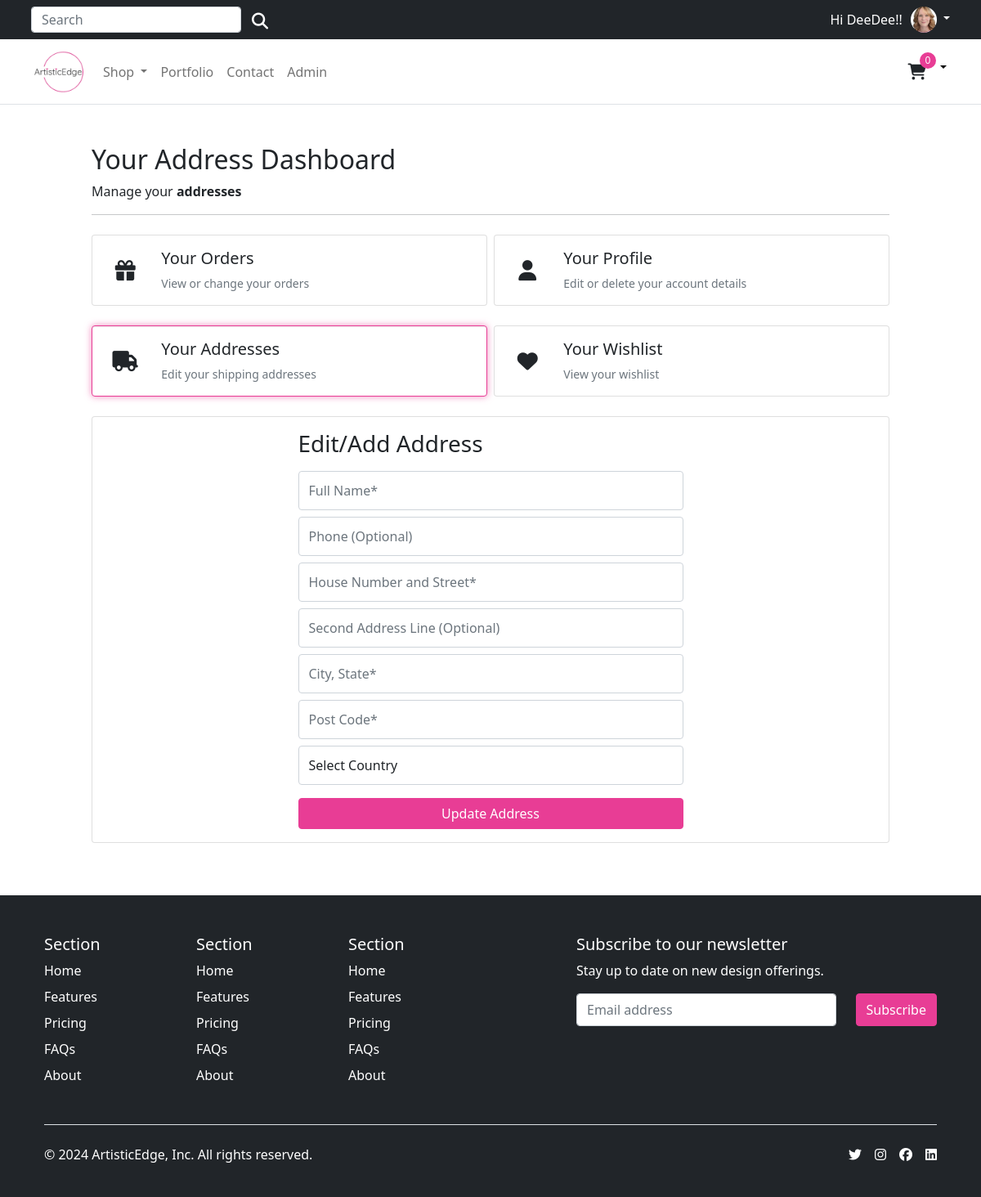
/account/add_address/ (signed in), run on the app's committed database.
### account/models.py (models this page shows, shortened)
class Customer(AbstractBaseUser, PermissionsMixin):
    email = models.EmailField(_('email address'), unique=True)
    name = models.CharField(max_length=150)
    mobile = models.CharField(max_length=20, blank=True)
    profile_image = models.ImageField(_('profile image'), upload_to='profile_images/', null=True, blank=True)
    is_active = models.BooleanField(default=False)
    is_staff = models.BooleanField(default=False)
    created = models.DateTimeField(auto_now_add=True)
    updated = models.DateTimeField(auto_now=True)
    objects = CustomAccountManager()
    USERNAME_FIELD = 'email'
    REQUIRED_FIELDS = ['name']
    class Meta:
        verbose_name = "Accounts"
        verbose_name_plural = "Accounts"

class Address(models.Model):
    id = models.UUIDField(primary_key=True, default=uuid.uuid4, editable=False)
    customer = models.ForeignKey(Customer, verbose_name=_("Customer"), on_delete=models.CASCADE)
    full_name = models.CharField(_("Full Name"), max_length=150)
    phone = models.CharField(_("Phone Number"), max_length=50)
    address_line = models.CharField(_("Address Line 1"), max_length=255)
    address_line2 = models.CharField(_("Address Line 2"), max_length=255)
    town_city = models.CharField(_("City, State"), max_length=150)
    country = models.CharField(_("Country"), max_length=200, null=True, blank=True, choices=[('', 'Select Country')] + list(CountryField().choices))
    postcode = models.CharField(_("Postcode"), max_length=50)
    created_at = models.DateTimeField(_("Created at"), auto_now_add=True)
    updated_at = models.DateTimeField(_("Updated at"), auto_now=True)
    default = models.BooleanField(_("Default"), default=False)
    class Meta:
        verbose_name = "Address"
        verbose_name_plural = "Addresses"

### account/views.py (the view)
# urls.py: path("add_address/", views.add_address, name="add_address"),
@login_required
def add_address(request):
    if request.method == "POST":
        address_form = UserAddressForm(data=request.POST)
        if address_form.is_valid():
            address_form = address_form.save(commit=False)
            address_form.customer = request.user
            address_form.save()
            messages.success(request, 'Address successfully added!', extra_tags='addition')
            return HttpResponseRedirect(reverse("account:addresses"))
        else:
            for field, errors in address_form.errors.items():
                    for error in errors:
                        messages.error(request, f'Error in {field}: {error}', extra_tags='updated')
    else:
        address_form = UserAddressForm()
    return render(request, "account/user/edit_addresses.html", {"form": address_form})

### templates/account/user/edit_addresses.html (shortened to what this page needs)
{% extends "../../base.html" %}
{% load static %}
{% block content %}
<div class="container" style="max-width: 1000px">
  <div class="col-12">
    <h1 class="h2">Your Address Dashboard</h1>
  </div>
  <div class="col-12 d-flex justify-content-between">
      <div>Manage your <b>addresses</b></div>
  </div>
  <hr />
  <div class="row row-cols-1 row-cols-sm-2 row-cols-md-2 g-2 pt-2">
    <div class="col">
      <a href="{% url "account:dashboard" %}" class="text-reset text-decoration-none" role="button" style="max-width: 540px;">
      <div id="ordersCard" class="card mb-3">
        <div class="row g-0">
          <div class="col-2 position-relative">
              <i class="fa-solid fa-gift position-absolute top-50 start-50 translate-middle" style="font-size: 25px;"></i>
          </div>
          <div class="col-10">
            <div class="card-body ps-0 ps-md-1">
              <h1 class="h5">Your Orders</h1>
              <p class="card-text small text-muted">View or change your orders</p>
            </div>
          </div>
        </div>
      </div>
      </a>
    </div>
    <div class="col">
      <a href="{% url "account:edit_details" %}" class="text-reset text-decoration-none" role="button" style="max-width: 540px;">
      <div id="profileCard" class="card mb-3">
        <div class="row g-0">
          <div class="col-2 position-relative">
              <i class="fa-solid fa-user position-absolute top-50 start-50 translate-middle" style="font-size: 25px;"></i>
          </div>
          <div class="col-10">
            <div class="card-body ps-0 ps-md-1">
              <h1 class="h5">Your Profile</h1>
              <p class="card-text small text-muted">Edit or delete your account details</p>
            </div>
          </div>
        </div>
      </div>
      </a>
    </div>
    <div class="col">
      <a href="{% url "account:addresses" %}" class="text-reset text-decoration-none" role="button" style="max-width: 540px;">
      <div id="addressesCard" class="card mb-3">
        <div class="row g-0">
          <div class="col-2 position-relative">
              <i class="fa-solid fa-truck position-absolute top-50 start-50 translate-middle" style="font-size: 25px;"></i>
          </div>
          <div class="col-10">
            <div class="card-body ps-0 ps-md-1">
              <h1 class="h5">Your Addresses</h1>
              <p class="card-text small text-muted">Edit your shipping addresses</p>
            </div>
          </div>
        </div>
      </div>
      </a>
  </div>
  <div class="col">
      <a href="{% url "account:wishlist" %}" class="text-reset text-decoration-none" role="button" style="max-width: 540px;">
      <div id="wishlistCard" class="card mb-3">
        <div class="row g-0">
          <div class="col-2 position-relative">
            <i class="fa-solid fa-heart position-absolute top-50 start-50 translate-middle" style="font-size: 25px;"></i>
          </div>
          <div class="col-10">
            <div class="card-body ps-0 ps-md-1">
              <h1 class="h5">Your Wishlist</h1>
              <p class="card-text small text-muted">View your wishlist</p>
            </div>
          </div>
        </div>
      </div>
      </a>
    </div>
</div>
<div class="container px-0 pt-2">
  <div class="card mb-3 rounded-2 p-3">
    <div class="col-lg-6 col-md-8 mx-auto">
      <div class="row justify-content-between gap-2">
          <p class=" h3 font-weight-bold">Edit/Add Address</p>
          <form name="address_form" class="account-form" method="post" enctype="multipart/form-data">
            {{ form.full_name }}
            {{ form.phone }}
            {{ form.address_line }}
            {{ form.address_line2 }}
            {{ form.town_city }}
            {{ form.postcode }}
            {{ form.country }}
            <button class="btn btn-primary col-12 mt-2" type="button" value="Submit" onclick="submitForm()">
              Update Address
            </button>
          </form>
        </div>
      </div>
    </div>
  </div>
</div>
{% endblock %}

### templates/base.html (shortened to what this page needs)
{% load static %}
<!DOCTYPE html>
<html lang="en">
<head>
  {% block corecss %}
    <link href="https://cdn.jsdelivr.net/npm/bootstrap@5.0.0-beta1/dist/css/bootstrap.min.css" rel="stylesheet">
    <link rel="stylesheet" href="https://code.jquery.com/ui/1.13.1/themes/base/jquery-ui.css">
    <link rel="stylesheet" href="{% static 'css/style.css' %}">
  {% endblock%}
</head>
<body>
    <div class="top-banner-container bg-dark">
      <div class="top-banner container bg-dark">
        <div class="d-flex align-items-left flex-grow-1">
          <form class="d-md-flex d-none search-form" method="GET" action="{% url 'store:all_products' %}">
            <input class="form-control top-search-bar" type="search" name="q" placeholder="Search" aria-label="Search">
            <button class="btn search-button" type="submit"><i class="fas fa-search text-white" aria-hidden="true"></i></button>
          </form>
        </div>
        {% if request.user.is_authenticated %}
          <span class="greeting-text">
            Hi {{ request.user.name }}!
          </span>
          <div class="dropdown text-end">
            <a href="#" class="d-block link-body-emphasis text-decoration-none dropdown-toggle" data-bs-toggle="dropdown" aria-expanded="false">
              {% if request.user.profile_image %}
                <img src="{{ request.user.profile_image.url }}" alt="{{ request.user.name }}" width="32" height="32" class="rounded-circle">
              {% else %}
                {% comment %} Default profile image if user has not uploaded one {% endcomment %}
                <img src="{% static 'images/default_profile.png' %}" alt="Default Profile Image" width="32" height="32" class="rounded-circle">
              {% endif %}
            </a>
          </div>
        {% else %}
          <a href="{% url 'account:login' %}">Sign in</a>&nbsp;<span class="text-muted"> or</span>&nbsp;<a href="{% url 'account:register' %}">Register</a>
        {% endif %}
      </div>
    </div>
    <header>
      <nav class="navbar navbar-expand-md navbar-light bg-white border-bottom">
        <div class="container">
          <div class="d-flex w-100 navbar-collapse">
            <a class="navbar-brand d-none d-md-block" href="/">
              <img src="{% static 'images/logo.png' %}" height="60">
            </a>
            <ul class="navbar-nav me-auto mb-2 mb-md-0">
              <li class="nav-item dropdown">
                <a class="nav-link dropdown-toggle d-none d-md-block fw500" href="#" id="navbarDropdown" role="button"
                  data-bs-toggle="dropdown" aria-expanded="false">
                  Shop
                </a>
              </li>
              <li class="nav-item">
                <a class="nav-link d-none d-md-block fw500" href="{% url 'store:portfolio' %}" aria-expanded="false">
                  Portfolio
                </a>
              </li>
              <li class="nav-item">
                <a class="nav-link d-none d-md-block fw500" href="{% url 'store:all_products' %}#contact-form-section" aria-expanded="false">
                  Contact
                </a>
              </li>
              {% if request.user.is_authenticated and request.user.is_staff %}
              <li class="nav-item">
                <a class="nav-link d-none d-md-block fw500" href="{% url 'admin:index' %}" target="_blank">Admin</a>
              </li>
              {% endif %}
            </ul>
            <div class="dropdown text-end d-flex align-center">
                <a type="button" role="button" href="{% url 'store_basket:basket_summary' %}" class="btn store-basket">
                  {% with total_qty=basket|length %}
                      <div id="basket-qty" class="d-inline-flex">
                          {% if total_qty > 0 %}
                              {{ total_qty }}
                          {% else %}
                              0
                          {% endif %}
                      </div>
                  {% endwith %}
                  <i class="fa-solid fa-cart-shopping" aria-hidden="true"></i>
                </a>
                <a href="#" class="d-block link-body-emphasis text-decoration-none dropdown-toggle basket-toggle" data-bs-toggle="dropdown" aria-expanded="false">
                </a>
                </div>
          </div>
        </div>
      </nav>
    </header>
  <main class="main">
    <div class="py-5">
      {% block content %}
      {% endblock %}
    </div>
  </main>
  <footer class="footer bg-dark">
    <div class="container px-4">
        <footer class="pt-5 bg-dark">
          <div class="row">
            <div class="col-6 col-md-2 mb-3">
              <h5>Section</h5>
              <ul class="nav flex-column">
                <li class="nav-item mb-2"><a href="#" class="nav-link p-0 text-body-secondary">Home</a></li>
                <li class="nav-item mb-2"><a href="#" class="nav-link p-0 text-body-secondary">Features</a></li>
                <li class="nav-item mb-2"><a href="#" class="nav-link p-0 text-body-secondary">Pricing</a></li>
                <li class="nav-item mb-2"><a href="#" class="nav-link p-0 text-body-secondary">FAQs</a></li>
                <li class="nav-item mb-2"><a href="#" class="nav-link p-0 text-body-secondary">About</a></li>
              </ul>
            </div>
            <div class="col-6 col-md-2 mb-3">
              <h5>Section</h5>
              <ul class="nav flex-column">
                <li class="nav-item mb-2"><a href="#" class="nav-link p-0 text-body-secondary">Home</a></li>
                <li class="nav-item mb-2"><a href="#" class="nav-link p-0 text-body-secondary">Features</a></li>
                <li class="nav-item mb-2"><a href="#" class="nav-link p-0 text-body-secondary">Pricing</a></li>
                <li class="nav-item mb-2"><a href="#" class="nav-link p-0 text-body-secondary">FAQs</a></li>
                <li class="nav-item mb-2"><a href="#" class="nav-link p-0 text-body-secondary">About</a></li>
              </ul>
            </div>
            <div class="col-6 col-md-2 mb-3">
              <h5>Section</h5>
              <ul class="nav flex-column">
                <li class="nav-item mb-2"><a href="#" class="nav-link p-0 text-body-secondary">Home</a></li>
                <li class="nav-item mb-2"><a href="#" class="nav-link p-0 text-body-secondary">Features</a></li>
                <li class="nav-item mb-2"><a href="#" class="nav-link p-0 text-body-secondary">Pricing</a></li>
                <li class="nav-item mb-2"><a href="#" class="nav-link p-0 text-body-secondary">FAQs</a></li>
                <li class="nav-item mb-2"><a href="#" class="nav-link p-0 text-body-secondary">About</a></li>
              </ul>
            </div>
            <div class="col-md-5 offset-md-1 mb-3">
              <form action="https://gmail.us18.list-manage.com/subscribe/post?u=3b79d343ff245a0fae0275448&amp;id=bf5cc9409a&amp;f_id=0070c6e0f0" method="post" id="mc-embedded-subscribe-form">
                <h5>Subscribe to our newsletter</h5>
                <p>Stay up to date on new design offerings.</p>
                <div class="d-flex flex-column flex-sm-row w-100 gap-2">
                  <input id="mce-EMAIL" type="email" name="EMAIL" style="height: 2.5rem;"class="form-control required email" placeholder="Email address" required="" value="">
                  <div class="optionalParent">
                    <div class="clear foot">
                      <input class="button btn btn-primary" type="submit"  name="subscribe" id="mc-embedded-subscribe" value="Subscribe" style="height: 2.5rem">
                    </div>
                  </div>
                </div>
              </form>
            </div>
          </div>
          <div class="d-flex flex-column flex-sm-row justify-content-between pt-4 my-4 border-top">
            <p>© 2024 ArtisticEdge, Inc. All rights reserved.</p>
            <ul class="list-unstyled d-flex">
              <li class="ms-3"><a class="link-body-emphasis" href="#"><i class="fa-brands fa-twitter"></i></a></li>
              <li class="ms-3"><a class="link-body-emphasis" href="#"><i class="fa-brands fa-instagram"></i></a></li>
              <li class="ms-3"><a class="link-body-emphasis" href="#"><i class="fa-brands fa-facebook"></i></a></li>
              <li class="ms-3"><a class="link-body-emphasis" href="#"><i class="fa-brands fa-linkedin"></i></a></li>
            </ul>
          </div>
        </footer>
      </div>
  </footer>
</body>
</html>

### data on the page
Customer: user.name "DeeDee!", user.profile_image (picture)
